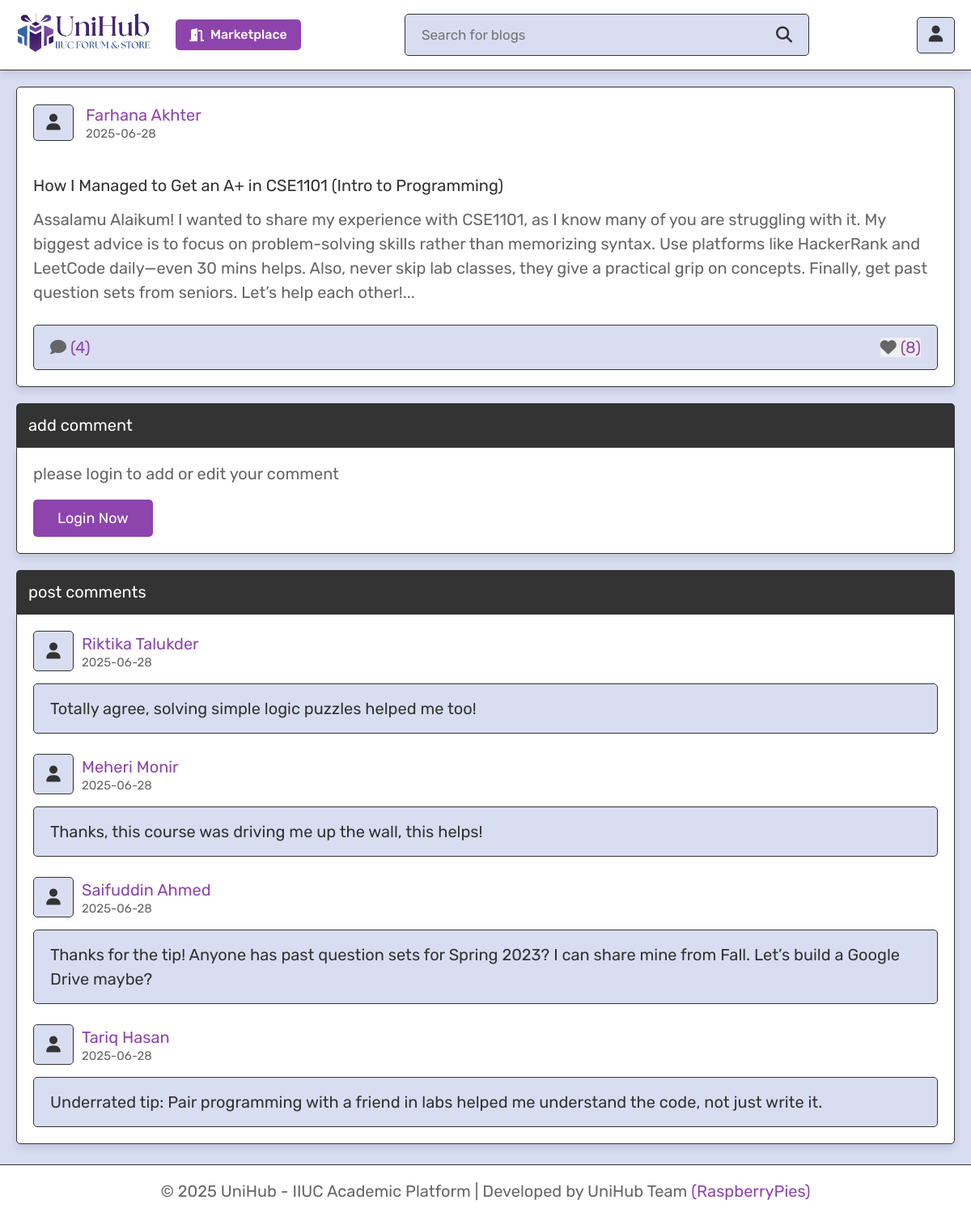
/project_blog/view_post.php?post_id=11, run on the app's committed database.
### tables this page shows
CREATE TABLE `posts` (
  `id` int(100) NOT NULL,
  `user_id` int(100) NOT NULL,
  `name` varchar(100) NOT NULL,
  `title` varchar(100) NOT NULL,
  `content` varchar(10000) NOT NULL,
  `image` varchar(100) NOT NULL,
  `date` date NOT NULL DEFAULT current_timestamp(),
  `status` varchar(10) NOT NULL
);

CREATE TABLE `comments` (
  `id` int(100) NOT NULL,
  `post_id` int(100) NOT NULL,
  `user_id` int(100) NOT NULL,
  `user_name` varchar(50) NOT NULL,
  `comment` varchar(1000) NOT NULL,
  `date` date NOT NULL DEFAULT current_timestamp()
);

### project_blog/view_post.php (the view, shortened to what this page needs)
<?php
include 'components/connect.php';
if(isset($_SESSION['user_id'])){
   $user_id = $_SESSION['user_id'];
}else{
   $user_id = '';
};
$get_id = $_GET['post_id'];
?>
<!DOCTYPE html>
<html lang="en">
<head>
   <link rel="stylesheet" href="https://cdnjs.cloudflare.com/ajax/libs/font-awesome/6.1.1/css/all.min.css">
   <link rel="stylesheet" href="css/style.css">
</head>
<body>
<?php include 'components/user_header.php'; ?>
<section class="posts-container" style="padding-bottom: 0;">
   <div class="box-container">
      <?php
         $select_posts = $conn->prepare("SELECT * FROM `posts` WHERE status = ? AND id = ?");
         $select_posts->execute(['active', $get_id]);
         if($select_posts->rowCount() > 0){
            while($fetch_posts = $select_posts->fetch(PDO::FETCH_ASSOC)){
            $post_id = $fetch_posts['id'];
            $count_post_comments = $conn->prepare("SELECT * FROM `comments` WHERE post_id = ?");
            $count_post_comments->execute([$post_id]);
            $total_post_comments = $count_post_comments->rowCount();
            $count_post_likes = $conn->prepare("SELECT * FROM `likes` WHERE post_id = ?");
            $count_post_likes->execute([$post_id]);
            $total_post_likes = $count_post_likes->rowCount();
            $confirm_likes = $conn->prepare("SELECT * FROM `likes` WHERE user_id = ? AND post_id = ?");
            $confirm_likes->execute([$user_id, $post_id]);
      ?>
      <form class="box" method="post">
         <div class="post-admin">
            <i class="fas fa-user"></i>
            <div>
               <a href="author_posts.php?author=<?= $fetch_posts['name']; ?>"><?= $fetch_posts['name']; ?></a>
               <div><?= $fetch_posts['date']; ?></div>
            </div>
         </div>
         <div class="post-title"><?= $fetch_posts['title']; ?></div>
         <div class="post-content"><?= $fetch_posts['content']; ?></div>
         <div class="icons">
            <div><i class="fas fa-comment"></i><span>(<?= $total_post_comments; ?>)</span></div>
            <button type="submit" name="like_post"><i class="fas fa-heart" style="<?php if($confirm_likes->rowCount() > 0){ echo 'color:var(--red);'; } ?>  "></i><span>(<?= $total_post_likes; ?>)</span></button>
         </div>
      </form>
      <?php
         }
      }else{
         echo '<p class="empty">no posts found!</p>';
      }
      ?>
   </div>
</section>
<section class="comments-container">
   <p class="comment-title">add comment</p>
   <?php
      if($user_id != ''){
         $select_admin_id = $conn->prepare("SELECT * FROM `posts` WHERE id = ?");
         $select_admin_id->execute([$get_id]);
         $fetch_admin_id = $select_admin_id->fetch(PDO::FETCH_ASSOC);
   ?>
   <form action="" method="post" class="add-comment">
      <input type="hidden" name="user_name" value="<?= $fetch_profile['name']; ?>">
      <p class="user"><i class="fas fa-user"></i><a href="update.php"><?= $fetch_profile['name']; ?></a></p>
      <textarea name="comment" maxlength="1000" class="comment-box" cols="30" rows="10" placeholder="write your comment" required></textarea>
      <input type="submit" value="add comment" class="inline-btn" name="add_comment">
   </form>
   <?php
   }else{
   ?>
   <div class="add-comment">
      <p>please login to add or edit your comment</p>
      <a href="login.php" class="inline-btn">login now</a>
   </div>
   <?php
      }
   ?>
   <p class="comment-title">post comments</p>
   <div class="user-comments-container">
      <?php
         $select_comments = $conn->prepare("SELECT * FROM `comments` WHERE post_id = ?");
         $select_comments->execute([$get_id]);
         if($select_comments->rowCount() > 0){
            while($fetch_comments = $select_comments->fetch(PDO::FETCH_ASSOC)){
      ?>
      <div class="show-comments" style="<?php if($fetch_comments['user_id'] == $user_id){echo 'order:-1;'; } ?>">
         <div class="comment-user">
            <i class="fas fa-user"></i>
            <div>
               <span><?= $fetch_comments['user_name']; ?></span>
               <div><?= $fetch_comments['date']; ?></div>
            </div>
         </div>
         <div class="comment-box" style="<?php if($fetch_comments['user_id'] == $user_id){echo 'color:var(--white); background:var(--black);'; } ?>"><?= $fetch_comments['comment']; ?></div>
      </div>
      <?php
            }
         }else{
            echo '<p class="empty">no comments added yet!</p>';
         }
      ?>
   </div>
</section>
<?php include 'components/footer.php'; ?>
</body>
</html>

### data on the page
posts: name "Farhana Akhter", date "2025-06-28", title "How I Managed to Get an A+ in CSE1101 (Intro to Programming)", content "Assalamu Alaikum! I wanted to share my experience with CSE1101, as I know many of you are struggling with it. My biggest advice is to focus on problem-solving skills rather than memorizing syntax. Use platforms like HackerRank and LeetCode daily—even 30 mins helps. Also, never skip lab classes, they give a practical grip on concepts. Finally, get past question sets from seniors. Let’s help each other!", total_post_comments "4", total_post_likes "8"
comments: user_name "Riktika Talukder", date "2025-06-28", comment "Totally agree, solving simple logic puzzles helped me too!"
comments: user_name "Meheri Monir", date "2025-06-28", comment "Thanks, this course was driving me up the wall, this helps!"
comments: user_name "Saifuddin Ahmed", date "2025-06-28", comment "Thanks for the tip! Anyone has past question sets for Spring 2023? I can share mine from Fall. Let’s build a Google Drive maybe?"
comments: user_name "Tariq Hasan", date "2025-06-28", comment "Underrated tip: Pair programming with a friend in labs helped me understand the code, not just write it."
